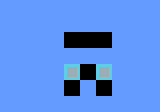

Rendered tile map (Tiled .tmx) drawn with the repository's tilesets; below, a short description and the map source with its tile grids summarised:
An orthogonal 10x7 tile map with 16x16 px tiles, 1 tile layer (Tile Layer 1).

<map version="1.0" orientation="orthogonal" renderorder="right-down" width="10" height="7" tilewidth="16" tileheight="16" nextobjectid="1">
 <tileset firstgid="1" name="sample-tileset" tilewidth="16" tileheight="16" tilecount="5">
  <image source="../sample-tileset.png" width="80" height="16" />
 </tileset>
 <layer name="Tile Layer 1" width="10" height="7">
  <data>[70 cells, 70 non-empty, 3 distinct tile ids]</data>
 </layer>
</map>
